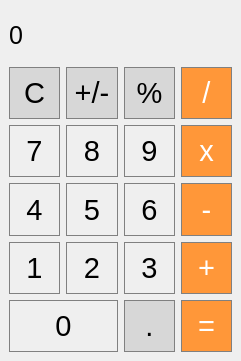
<?xml version="1.0" encoding="UTF-8"?>
<ui version="4.0">
 <class>MainWindow</class>
 <widget class="QMainWindow" name="MainWindow">
  <property name="geometry">
   <rect>
    <x>0</x>
    <y>0</y>
    <width>241</width>
    <height>361</height>
   </rect>
  </property>
  <property name="minimumSize">
   <size>
    <width>241</width>
    <height>361</height>
   </size>
  </property>
  <property name="maximumSize">
   <size>
    <width>723</width>
    <height>1083</height>
   </size>
  </property>
  <property name="windowTitle">
   <string>MainWindow</string>
  </property>
  <widget class="QWidget" name="centralwidget">
   <layout class="QGridLayout" name="gridLayout_3">
    <item row="1" column="0">
     <widget class="QPushButton" name="pushButton_clear">
      <property name="sizePolicy">
       <sizepolicy hsizetype="Minimum" vsizetype="Preferred">
        <horstretch>0</horstretch>
        <verstretch>0</verstretch>
       </sizepolicy>
      </property>
      <property name="font">
       <font>
        <pointsize>22</pointsize>
        <kerning>true</kerning>
       </font>
      </property>
      <property name="styleSheet">
       <string notr="true">QPushButton {
  background-color: rgb(215, 215, 215);
  border: 1px solid gray;
}
QPushButton:pressed {
    background-color: qlineargradient(x1: 0, y1: 0, x2: 0, y2: 1,
                                      stop: 0 #BEBEBE, stop: 1 #D7D7D7);
}</string>
      </property>
      <property name="text">
       <string>C</string>
      </property>
     </widget>
    </item>
    <item row="1" column="1">
     <widget class="QPushButton" name="pushButton_plusminus">
      <property name="sizePolicy">
       <sizepolicy hsizetype="Minimum" vsizetype="Preferred">
        <horstretch>0</horstretch>
        <verstretch>0</verstretch>
       </sizepolicy>
      </property>
      <property name="font">
       <font>
        <pointsize>22</pointsize>
        <kerning>true</kerning>
       </font>
      </property>
      <property name="styleSheet">
       <string notr="true">QPushButton {
  background-color: rgb(215, 215, 215);
  border: 1px solid gray;
}
QPushButton:pressed {
    background-color: qlineargradient(x1: 0, y1: 0, x2: 0, y2: 1,
                                      stop: 0 #BEBEBE, stop: 1 #D7D7D7);
}</string>
      </property>
      <property name="text">
       <string>+/-</string>
      </property>
     </widget>
    </item>
    <item row="3" column="3">
     <widget class="QPushButton" name="pushButton_subtract">
      <property name="sizePolicy">
       <sizepolicy hsizetype="Minimum" vsizetype="Preferred">
        <horstretch>0</horstretch>
        <verstretch>0</verstretch>
       </sizepolicy>
      </property>
      <property name="font">
       <font>
        <pointsize>22</pointsize>
        <kerning>true</kerning>
       </font>
      </property>
      <property name="styleSheet">
       <string notr="true">QPushButton {
  background-color: rgb(255, 151, 57);
  color: white; 
  border: 1px solid gray;
}

QPushButton:pressed {
    background-color: qlineargradient(x1: 0, y1: 0, x2: 0, y2: 1,
                                      stop: 0 #FF7832, stop: 1 #FF9739);
}</string>
      </property>
      <property name="text">
       <string>-</string>
      </property>
     </widget>
    </item>
    <item row="4" column="2">
     <widget class="QPushButton" name="pushButton_num3">
      <property name="sizePolicy">
       <sizepolicy hsizetype="Minimum" vsizetype="Preferred">
        <horstretch>0</horstretch>
        <verstretch>0</verstretch>
       </sizepolicy>
      </property>
      <property name="font">
       <font>
        <pointsize>22</pointsize>
        <kerning>true</kerning>
       </font>
      </property>
      <property name="styleSheet">
       <string notr="true">QPushButton {
   border: 1px solid gray;
}
QPushButton:pressed {
    background-color: qlineargradient(x1: 0, y1: 0, x2: 0, y2: 1,
                                      stop: 0 #dadbde, stop: 1 #f6f7fa);
}</string>
      </property>
      <property name="text">
       <string>3</string>
      </property>
     </widget>
    </item>
    <item row="5" column="2">
     <widget class="QPushButton" name="pushButton_decimal">
      <property name="sizePolicy">
       <sizepolicy hsizetype="Minimum" vsizetype="Preferred">
        <horstretch>0</horstretch>
        <verstretch>0</verstretch>
       </sizepolicy>
      </property>
      <property name="font">
       <font>
        <pointsize>22</pointsize>
        <kerning>true</kerning>
       </font>
      </property>
      <property name="styleSheet">
       <string notr="true">QPushButton {
  background-color: rgb(215, 215, 215);
  border: 1px solid gray;
}
QPushButton:pressed {
    background-color: qlineargradient(x1: 0, y1: 0, x2: 0, y2: 1,
                                      stop: 0 #BEBEBE, stop: 1 #D7D7D7);
}</string>
      </property>
      <property name="text">
       <string>.</string>
      </property>
     </widget>
    </item>
    <item row="2" column="3">
     <widget class="QPushButton" name="pushButton_multiply">
      <property name="sizePolicy">
       <sizepolicy hsizetype="Minimum" vsizetype="Preferred">
        <horstretch>0</horstretch>
        <verstretch>0</verstretch>
       </sizepolicy>
      </property>
      <property name="font">
       <font>
        <pointsize>22</pointsize>
        <kerning>true</kerning>
       </font>
      </property>
      <property name="styleSheet">
       <string notr="true">QPushButton {
  background-color: rgb(255, 151, 57);
  color: white; 
  border: 1px solid gray;
}

QPushButton:pressed {
    background-color: qlineargradient(x1: 0, y1: 0, x2: 0, y2: 1,
                                      stop: 0 #FF7832, stop: 1 #FF9739);
}</string>
      </property>
      <property name="text">
       <string>x</string>
      </property>
     </widget>
    </item>
    <item row="1" column="3">
     <widget class="QPushButton" name="pushButton_divide">
      <property name="sizePolicy">
       <sizepolicy hsizetype="Minimum" vsizetype="Preferred">
        <horstretch>0</horstretch>
        <verstretch>0</verstretch>
       </sizepolicy>
      </property>
      <property name="font">
       <font>
        <pointsize>22</pointsize>
        <kerning>true</kerning>
       </font>
      </property>
      <property name="styleSheet">
       <string notr="true">QPushButton {
  background-color: rgb(255, 151, 57);
  color: white; 
  border: 1px solid gray;
}

QPushButton:pressed {
    background-color: qlineargradient(x1: 0, y1: 0, x2: 0, y2: 1,
                                      stop: 0 #FF7832, stop: 1 #FF9739);
}</string>
      </property>
      <property name="text">
       <string>/</string>
      </property>
     </widget>
    </item>
    <item row="4" column="1">
     <widget class="QPushButton" name="pushButton_num2">
      <property name="sizePolicy">
       <sizepolicy hsizetype="Minimum" vsizetype="Preferred">
        <horstretch>0</horstretch>
        <verstretch>0</verstretch>
       </sizepolicy>
      </property>
      <property name="font">
       <font>
        <pointsize>22</pointsize>
        <kerning>true</kerning>
       </font>
      </property>
      <property name="styleSheet">
       <string notr="true">QPushButton {
   border: 1px solid gray;
}
QPushButton:pressed {
    background-color: qlineargradient(x1: 0, y1: 0, x2: 0, y2: 1,
                                      stop: 0 #dadbde, stop: 1 #f6f7fa);
}</string>
      </property>
      <property name="text">
       <string>2</string>
      </property>
     </widget>
    </item>
    <item row="2" column="1">
     <widget class="QPushButton" name="pushButton_num8">
      <property name="sizePolicy">
       <sizepolicy hsizetype="Minimum" vsizetype="Preferred">
        <horstretch>0</horstretch>
        <verstretch>0</verstretch>
       </sizepolicy>
      </property>
      <property name="font">
       <font>
        <pointsize>22</pointsize>
        <kerning>true</kerning>
       </font>
      </property>
      <property name="styleSheet">
       <string notr="true">QPushButton {
   border: 1px solid gray;
}
QPushButton:pressed {
    background-color: qlineargradient(x1: 0, y1: 0, x2: 0, y2: 1,
                                      stop: 0 #dadbde, stop: 1 #f6f7fa);
}</string>
      </property>
      <property name="text">
       <string>8</string>
      </property>
     </widget>
    </item>
    <item row="1" column="2">
     <widget class="QPushButton" name="pushButton_percent">
      <property name="sizePolicy">
       <sizepolicy hsizetype="Minimum" vsizetype="Preferred">
        <horstretch>0</horstretch>
        <verstretch>0</verstretch>
       </sizepolicy>
      </property>
      <property name="font">
       <font>
        <pointsize>22</pointsize>
        <kerning>true</kerning>
       </font>
      </property>
      <property name="styleSheet">
       <string notr="true">QPushButton {
  background-color: rgb(215, 215, 215);
  border: 1px solid gray;
}
QPushButton:pressed {
    background-color: qlineargradient(x1: 0, y1: 0, x2: 0, y2: 1,
                                      stop: 0 #BEBEBE, stop: 1 #D7D7D7);
}</string>
      </property>
      <property name="text">
       <string>%</string>
      </property>
     </widget>
    </item>
    <item row="3" column="0">
     <widget class="QPushButton" name="pushButton_num4">
      <property name="sizePolicy">
       <sizepolicy hsizetype="Minimum" vsizetype="Preferred">
        <horstretch>0</horstretch>
        <verstretch>0</verstretch>
       </sizepolicy>
      </property>
      <property name="font">
       <font>
        <pointsize>22</pointsize>
        <kerning>true</kerning>
       </font>
      </property>
      <property name="styleSheet">
       <string notr="true">QPushButton {
   border: 1px solid gray;
}
QPushButton:pressed {
    background-color: qlineargradient(x1: 0, y1: 0, x2: 0, y2: 1,
                                      stop: 0 #dadbde, stop: 1 #f6f7fa);
}</string>
      </property>
      <property name="text">
       <string>4</string>
      </property>
     </widget>
    </item>
    <item row="3" column="2">
     <widget class="QPushButton" name="pushButton_num6">
      <property name="sizePolicy">
       <sizepolicy hsizetype="Minimum" vsizetype="Preferred">
        <horstretch>0</horstretch>
        <verstretch>0</verstretch>
       </sizepolicy>
      </property>
      <property name="font">
       <font>
        <pointsize>22</pointsize>
        <kerning>true</kerning>
       </font>
      </property>
      <property name="styleSheet">
       <string notr="true">QPushButton {
   border: 1px solid gray;
}
QPushButton:pressed {
    background-color: qlineargradient(x1: 0, y1: 0, x2: 0, y2: 1,
                                      stop: 0 #dadbde, stop: 1 #f6f7fa);
}</string>
      </property>
      <property name="text">
       <string>6</string>
      </property>
     </widget>
    </item>
    <item row="4" column="0">
     <widget class="QPushButton" name="pushButton_num1">
      <property name="sizePolicy">
       <sizepolicy hsizetype="Minimum" vsizetype="Preferred">
        <horstretch>0</horstretch>
        <verstretch>0</verstretch>
       </sizepolicy>
      </property>
      <property name="font">
       <font>
        <pointsize>22</pointsize>
        <kerning>true</kerning>
       </font>
      </property>
      <property name="styleSheet">
       <string notr="true">QPushButton {
   border: 1px solid gray;
}
QPushButton:pressed {
    background-color: qlineargradient(x1: 0, y1: 0, x2: 0, y2: 1,
                                      stop: 0 #dadbde, stop: 1 #f6f7fa);
}</string>
      </property>
      <property name="text">
       <string>1</string>
      </property>
     </widget>
    </item>
    <item row="3" column="1">
     <widget class="QPushButton" name="pushButton_num5">
      <property name="sizePolicy">
       <sizepolicy hsizetype="Minimum" vsizetype="Preferred">
        <horstretch>0</horstretch>
        <verstretch>0</verstretch>
       </sizepolicy>
      </property>
      <property name="font">
       <font>
        <pointsize>22</pointsize>
        <kerning>true</kerning>
       </font>
      </property>
      <property name="styleSheet">
       <string notr="true">QPushButton {
   border: 1px solid gray;
}
QPushButton:pressed {
    background-color: qlineargradient(x1: 0, y1: 0, x2: 0, y2: 1,
                                      stop: 0 #dadbde, stop: 1 #f6f7fa);
}</string>
      </property>
      <property name="text">
       <string>5</string>
      </property>
     </widget>
    </item>
    <item row="0" column="0" colspan="4">
     <widget class="QLabel" name="display">
      <property name="sizePolicy">
       <sizepolicy hsizetype="Preferred" vsizetype="Preferred">
        <horstretch>0</horstretch>
        <verstretch>0</verstretch>
       </sizepolicy>
      </property>
      <property name="font">
       <font>
        <pointsize>19</pointsize>
       </font>
      </property>
      <property name="styleSheet">
       <string notr="true">QLabel {
  qproperty-alignment: 'AlignVCenter | AlignRight';
  border: 1px solid gray;
}

background-color : white;</string>
      </property>
      <property name="text">
       <string>0</string>
      </property>
     </widget>
    </item>
    <item row="4" column="3">
     <widget class="QPushButton" name="pushButton_add">
      <property name="sizePolicy">
       <sizepolicy hsizetype="Minimum" vsizetype="Preferred">
        <horstretch>0</horstretch>
        <verstretch>0</verstretch>
       </sizepolicy>
      </property>
      <property name="font">
       <font>
        <pointsize>22</pointsize>
        <kerning>true</kerning>
       </font>
      </property>
      <property name="styleSheet">
       <string notr="true">QPushButton {
  background-color: rgb(255, 151, 57);
  color: white; 
  border: 1px solid gray;
}

QPushButton:pressed {
    background-color: qlineargradient(x1: 0, y1: 0, x2: 0, y2: 1,
                                      stop: 0 #FF7832, stop: 1 #FF9739);
}</string>
      </property>
      <property name="text">
       <string>+</string>
      </property>
     </widget>
    </item>
    <item row="2" column="2">
     <widget class="QPushButton" name="pushButton_num9">
      <property name="sizePolicy">
       <sizepolicy hsizetype="Minimum" vsizetype="Preferred">
        <horstretch>0</horstretch>
        <verstretch>0</verstretch>
       </sizepolicy>
      </property>
      <property name="font">
       <font>
        <pointsize>22</pointsize>
        <kerning>true</kerning>
       </font>
      </property>
      <property name="styleSheet">
       <string notr="true">QPushButton {
   border: 1px solid gray;
}
QPushButton:pressed {
    background-color: qlineargradient(x1: 0, y1: 0, x2: 0, y2: 1,
                                      stop: 0 #dadbde, stop: 1 #f6f7fa);
}</string>
      </property>
      <property name="text">
       <string>9</string>
      </property>
     </widget>
    </item>
    <item row="5" column="0" colspan="2">
     <widget class="QPushButton" name="pushButton_num0">
      <property name="sizePolicy">
       <sizepolicy hsizetype="Minimum" vsizetype="Preferred">
        <horstretch>0</horstretch>
        <verstretch>0</verstretch>
       </sizepolicy>
      </property>
      <property name="font">
       <font>
        <pointsize>22</pointsize>
        <kerning>true</kerning>
       </font>
      </property>
      <property name="styleSheet">
       <string notr="true">QPushButton {
   border: 1px solid gray;
}
QPushButton:pressed {
    background-color: qlineargradient(x1: 0, y1: 0, x2: 0, y2: 1,
                                      stop: 0 #dadbde, stop: 1 #f6f7fa);
}</string>
      </property>
      <property name="text">
       <string>0</string>
      </property>
     </widget>
    </item>
    <item row="5" column="3">
     <widget class="QPushButton" name="pushButton_equals">
      <property name="sizePolicy">
       <sizepolicy hsizetype="Minimum" vsizetype="Preferred">
        <horstretch>0</horstretch>
        <verstretch>0</verstretch>
       </sizepolicy>
      </property>
      <property name="font">
       <font>
        <pointsize>22</pointsize>
        <kerning>true</kerning>
       </font>
      </property>
      <property name="styleSheet">
       <string notr="true">QPushButton {
  background-color: rgb(255, 151, 57);
  color: white; 
  border: 1px solid gray;
}

QPushButton:pressed {
    background-color: qlineargradient(x1: 0, y1: 0, x2: 0, y2: 1,
                                      stop: 0 #FF7832, stop: 1 #FF9739);
}</string>
      </property>
      <property name="text">
       <string>=</string>
      </property>
     </widget>
    </item>
    <item row="2" column="0">
     <widget class="QPushButton" name="pushButton_num7">
      <property name="sizePolicy">
       <sizepolicy hsizetype="Minimum" vsizetype="Preferred">
        <horstretch>0</horstretch>
        <verstretch>0</verstretch>
       </sizepolicy>
      </property>
      <property name="font">
       <font>
        <pointsize>22</pointsize>
        <kerning>true</kerning>
       </font>
      </property>
      <property name="styleSheet">
       <string notr="true">QPushButton {
   border: 1px solid gray;
}
QPushButton:pressed {
    background-color: qlineargradient(x1: 0, y1: 0, x2: 0, y2: 1,
                                      stop: 0 #dadbde, stop: 1 #f6f7fa);
}</string>
      </property>
      <property name="text">
       <string>7</string>
      </property>
     </widget>
    </item>
   </layout>
  </widget>
 </widget>
 <resources/>
 <connections/>
</ui>
